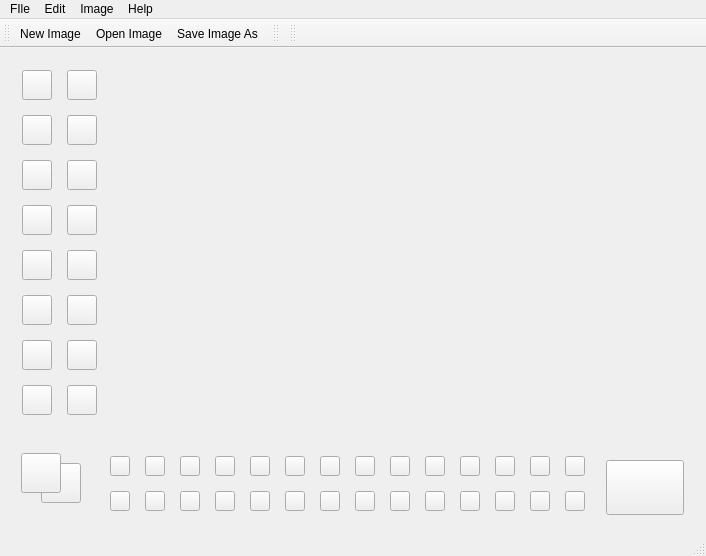
<?xml version="1.0" encoding="UTF-8"?>
<ui version="4.0">
 <class>MainWindow</class>
 <widget class="QMainWindow" name="MainWindow">
  <property name="geometry">
   <rect>
    <x>0</x>
    <y>0</y>
    <width>706</width>
    <height>556</height>
   </rect>
  </property>
  <property name="windowTitle">
   <string>Piecasso</string>
  </property>
  <property name="accessibleName">
   <string>paintWindow</string>
  </property>
  <widget class="QWidget" name="centralWidget">
   <property name="sizePolicy">
    <sizepolicy hsizetype="Maximum" vsizetype="Maximum">
     <horstretch>0</horstretch>
     <verstretch>0</verstretch>
    </sizepolicy>
   </property>
   <layout class="QVBoxLayout" name="verticalLayout">
    <item>
     <layout class="QHBoxLayout" name="horizontalLayout">
      <property name="sizeConstraint">
       <enum>QLayout::SetDefaultConstraint</enum>
      </property>
      <item>
       <layout class="QVBoxLayout" name="verticalLayout_2">
        <item>
         <widget class="QWidget" name="widget" native="true">
          <property name="sizePolicy">
           <sizepolicy hsizetype="Maximum" vsizetype="Maximum">
            <horstretch>0</horstretch>
            <verstretch>0</verstretch>
           </sizepolicy>
          </property>
          <layout class="QGridLayout" name="gridLayout">
           <property name="spacing">
            <number>15</number>
           </property>
           <item row="6" column="0">
            <widget class="QPushButton" name="rectButton">
             <property name="minimumSize">
              <size>
               <width>30</width>
               <height>30</height>
              </size>
             </property>
             <property name="maximumSize">
              <size>
               <width>30</width>
               <height>30</height>
              </size>
             </property>
             <property name="text">
              <string/>
             </property>
             <property name="icon">
              <iconset>
               <normaloff>:/icons/layer-shape.png</normaloff>:/icons/layer-shape.png</iconset>
             </property>
             <property name="checkable">
              <bool>true</bool>
             </property>
            </widget>
           </item>
           <item row="5" column="1">
            <widget class="QPushButton" name="polylineButton">
             <property name="minimumSize">
              <size>
               <width>30</width>
               <height>30</height>
              </size>
             </property>
             <property name="maximumSize">
              <size>
               <width>30</width>
               <height>30</height>
              </size>
             </property>
             <property name="text">
              <string/>
             </property>
             <property name="icon">
              <iconset>
               <normaloff>:/icons/layer-shape-polyline.png</normaloff>:/icons/layer-shape-polyline.png</iconset>
             </property>
             <property name="checkable">
              <bool>true</bool>
             </property>
            </widget>
           </item>
           <item row="0" column="1">
            <widget class="QPushButton" name="selectrectButton">
             <property name="sizePolicy">
              <sizepolicy hsizetype="Fixed" vsizetype="Fixed">
               <horstretch>0</horstretch>
               <verstretch>0</verstretch>
              </sizepolicy>
             </property>
             <property name="minimumSize">
              <size>
               <width>30</width>
               <height>30</height>
              </size>
             </property>
             <property name="maximumSize">
              <size>
               <width>30</width>
               <height>30</height>
              </size>
             </property>
             <property name="text">
              <string/>
             </property>
             <property name="icon">
              <iconset>
               <normaloff>:/icons/selection.png</normaloff>:/icons/selection.png</iconset>
             </property>
             <property name="checkable">
              <bool>true</bool>
             </property>
            </widget>
           </item>
           <item row="1" column="0">
            <widget class="QPushButton" name="eraserButton">
             <property name="sizePolicy">
              <sizepolicy hsizetype="Fixed" vsizetype="Fixed">
               <horstretch>0</horstretch>
               <verstretch>0</verstretch>
              </sizepolicy>
             </property>
             <property name="minimumSize">
              <size>
               <width>30</width>
               <height>30</height>
              </size>
             </property>
             <property name="maximumSize">
              <size>
               <width>30</width>
               <height>30</height>
              </size>
             </property>
             <property name="text">
              <string/>
             </property>
             <property name="icon">
              <iconset>
               <normaloff>:/icons/eraser.png</normaloff>:/icons/eraser.png</iconset>
             </property>
             <property name="checkable">
              <bool>true</bool>
             </property>
            </widget>
           </item>
           <item row="2" column="1">
            <widget class="QPushButton" name="stampButton">
             <property name="sizePolicy">
              <sizepolicy hsizetype="Fixed" vsizetype="Fixed">
               <horstretch>0</horstretch>
               <verstretch>0</verstretch>
              </sizepolicy>
             </property>
             <property name="minimumSize">
              <size>
               <width>30</width>
               <height>30</height>
              </size>
             </property>
             <property name="maximumSize">
              <size>
               <width>30</width>
               <height>30</height>
              </size>
             </property>
             <property name="text">
              <string/>
             </property>
             <property name="icon">
              <iconset>
               <normaloff>:/icons/cake.png</normaloff>:/icons/cake.png</iconset>
             </property>
             <property name="checkable">
              <bool>true</bool>
             </property>
            </widget>
           </item>
           <item row="2" column="0">
            <widget class="QPushButton" name="dropperButton">
             <property name="sizePolicy">
              <sizepolicy hsizetype="Fixed" vsizetype="Fixed">
               <horstretch>0</horstretch>
               <verstretch>0</verstretch>
              </sizepolicy>
             </property>
             <property name="minimumSize">
              <size>
               <width>30</width>
               <height>30</height>
              </size>
             </property>
             <property name="maximumSize">
              <size>
               <width>30</width>
               <height>30</height>
              </size>
             </property>
             <property name="text">
              <string/>
             </property>
             <property name="icon">
              <iconset>
               <normaloff>:/icons/pipette.png</normaloff>:/icons/pipette.png</iconset>
             </property>
             <property name="checkable">
              <bool>true</bool>
             </property>
            </widget>
           </item>
           <item row="0" column="0">
            <widget class="QPushButton" name="selectpolyButton">
             <property name="sizePolicy">
              <sizepolicy hsizetype="Fixed" vsizetype="Fixed">
               <horstretch>0</horstretch>
               <verstretch>0</verstretch>
              </sizepolicy>
             </property>
             <property name="minimumSize">
              <size>
               <width>30</width>
               <height>30</height>
              </size>
             </property>
             <property name="maximumSize">
              <size>
               <width>30</width>
               <height>30</height>
              </size>
             </property>
             <property name="text">
              <string/>
             </property>
             <property name="icon">
              <iconset>
               <normaloff>:/icons/selection-poly.png</normaloff>:/icons/selection-poly.png</iconset>
             </property>
             <property name="checkable">
              <bool>true</bool>
             </property>
            </widget>
           </item>
           <item row="3" column="1">
            <widget class="QPushButton" name="brushButton">
             <property name="sizePolicy">
              <sizepolicy hsizetype="Fixed" vsizetype="Fixed">
               <horstretch>0</horstretch>
               <verstretch>0</verstretch>
              </sizepolicy>
             </property>
             <property name="minimumSize">
              <size>
               <width>30</width>
               <height>30</height>
              </size>
             </property>
             <property name="maximumSize">
              <size>
               <width>30</width>
               <height>30</height>
              </size>
             </property>
             <property name="text">
              <string/>
             </property>
             <property name="icon">
              <iconset>
               <normaloff>:/icons/paint-brush.png</normaloff>:/icons/paint-brush.png</iconset>
             </property>
             <property name="checkable">
              <bool>true</bool>
             </property>
            </widget>
           </item>
           <item row="3" column="0">
            <widget class="QPushButton" name="penButton">
             <property name="sizePolicy">
              <sizepolicy hsizetype="Fixed" vsizetype="Fixed">
               <horstretch>0</horstretch>
               <verstretch>0</verstretch>
              </sizepolicy>
             </property>
             <property name="minimumSize">
              <size>
               <width>30</width>
               <height>30</height>
              </size>
             </property>
             <property name="maximumSize">
              <size>
               <width>30</width>
               <height>30</height>
              </size>
             </property>
             <property name="text">
              <string/>
             </property>
             <property name="icon">
              <iconset>
               <normaloff>:/icons/pencil.png</normaloff>:/icons/pencil.png</iconset>
             </property>
             <property name="checkable">
              <bool>true</bool>
             </property>
            </widget>
           </item>
           <item row="1" column="1">
            <widget class="QPushButton" name="fillButton">
             <property name="sizePolicy">
              <sizepolicy hsizetype="Fixed" vsizetype="Fixed">
               <horstretch>0</horstretch>
               <verstretch>0</verstretch>
              </sizepolicy>
             </property>
             <property name="minimumSize">
              <size>
               <width>30</width>
               <height>30</height>
              </size>
             </property>
             <property name="maximumSize">
              <size>
               <width>30</width>
               <height>30</height>
              </size>
             </property>
             <property name="text">
              <string/>
             </property>
             <property name="icon">
              <iconset>
               <normaloff>:/icons/paint-can.png</normaloff>:/icons/paint-can.png</iconset>
             </property>
             <property name="checkable">
              <bool>true</bool>
             </property>
            </widget>
           </item>
           <item row="4" column="1">
            <widget class="QPushButton" name="textButton">
             <property name="sizePolicy">
              <sizepolicy hsizetype="Fixed" vsizetype="Fixed">
               <horstretch>0</horstretch>
               <verstretch>0</verstretch>
              </sizepolicy>
             </property>
             <property name="minimumSize">
              <size>
               <width>30</width>
               <height>30</height>
              </size>
             </property>
             <property name="maximumSize">
              <size>
               <width>30</width>
               <height>30</height>
              </size>
             </property>
             <property name="text">
              <string/>
             </property>
             <property name="icon">
              <iconset>
               <normaloff>:/icons/edit.png</normaloff>:/icons/edit.png</iconset>
             </property>
             <property name="checkable">
              <bool>true</bool>
             </property>
            </widget>
           </item>
           <item row="6" column="1">
            <widget class="QPushButton" name="polygonButton">
             <property name="minimumSize">
              <size>
               <width>30</width>
               <height>30</height>
              </size>
             </property>
             <property name="maximumSize">
              <size>
               <width>30</width>
               <height>30</height>
              </size>
             </property>
             <property name="text">
              <string/>
             </property>
             <property name="icon">
              <iconset>
               <normaloff>:/icons/layer-shape-polygon.png</normaloff>:/icons/layer-shape-polygon.png</iconset>
             </property>
             <property name="checkable">
              <bool>true</bool>
             </property>
            </widget>
           </item>
           <item row="7" column="1">
            <widget class="QPushButton" name="roundrectButton">
             <property name="minimumSize">
              <size>
               <width>30</width>
               <height>30</height>
              </size>
             </property>
             <property name="maximumSize">
              <size>
               <width>30</width>
               <height>30</height>
              </size>
             </property>
             <property name="text">
              <string/>
             </property>
             <property name="icon">
              <iconset>
               <normaloff>:/icons/layer-shape-round.png</normaloff>:/icons/layer-shape-round.png</iconset>
             </property>
             <property name="checkable">
              <bool>true</bool>
             </property>
            </widget>
           </item>
           <item row="7" column="0">
            <widget class="QPushButton" name="ellipseButton">
             <property name="minimumSize">
              <size>
               <width>30</width>
               <height>30</height>
              </size>
             </property>
             <property name="maximumSize">
              <size>
               <width>30</width>
               <height>30</height>
              </size>
             </property>
             <property name="text">
              <string/>
             </property>
             <property name="icon">
              <iconset>
               <normaloff>:/icons/layer-shape-ellipse.png</normaloff>:/icons/layer-shape-ellipse.png</iconset>
             </property>
             <property name="checkable">
              <bool>true</bool>
             </property>
            </widget>
           </item>
           <item row="5" column="0">
            <widget class="QPushButton" name="lineButton">
             <property name="minimumSize">
              <size>
               <width>30</width>
               <height>30</height>
              </size>
             </property>
             <property name="maximumSize">
              <size>
               <width>30</width>
               <height>30</height>
              </size>
             </property>
             <property name="text">
              <string/>
             </property>
             <property name="icon">
              <iconset>
               <normaloff>:/icons/layer-shape-line.png</normaloff>:/icons/layer-shape-line.png</iconset>
             </property>
             <property name="checkable">
              <bool>true</bool>
             </property>
            </widget>
           </item>
           <item row="4" column="0">
            <widget class="QPushButton" name="sprayButton">
             <property name="sizePolicy">
              <sizepolicy hsizetype="Minimum" vsizetype="Fixed">
               <horstretch>0</horstretch>
               <verstretch>0</verstretch>
              </sizepolicy>
             </property>
             <property name="minimumSize">
              <size>
               <width>30</width>
               <height>30</height>
              </size>
             </property>
             <property name="maximumSize">
              <size>
               <width>30</width>
               <height>30</height>
              </size>
             </property>
             <property name="text">
              <string/>
             </property>
             <property name="icon">
              <iconset>
               <normaloff>:/icons/spray.png</normaloff>:/icons/spray.png</iconset>
             </property>
             <property name="checkable">
              <bool>true</bool>
             </property>
             <property name="flat">
              <bool>false</bool>
             </property>
            </widget>
           </item>
          </layout>
         </widget>
        </item>
        <item>
         <spacer name="verticalSpacer">
          <property name="orientation">
           <enum>Qt::Vertical</enum>
          </property>
          <property name="sizeHint" stdset="0">
           <size>
            <width>20</width>
            <height>40</height>
           </size>
          </property>
         </spacer>
        </item>
       </layout>
      </item>
      <item>
       <widget class="QLabel" name="canvas">
        <property name="sizePolicy">
         <sizepolicy hsizetype="MinimumExpanding" vsizetype="MinimumExpanding">
          <horstretch>0</horstretch>
          <verstretch>0</verstretch>
         </sizepolicy>
        </property>
        <property name="text">
         <string/>
        </property>
       </widget>
      </item>
     </layout>
    </item>
    <item>
     <layout class="QHBoxLayout" name="horizontalLayout_2">
      <item>
       <widget class="QWidget" name="widget_3" native="true">
        <property name="minimumSize">
         <size>
          <width>78</width>
          <height>0</height>
         </size>
        </property>
        <property name="maximumSize">
         <size>
          <width>78</width>
          <height>16777215</height>
         </size>
        </property>
        <widget class="QPushButton" name="secondaryButton">
         <property name="geometry">
          <rect>
           <x>30</x>
           <y>10</y>
           <width>40</width>
           <height>40</height>
          </rect>
         </property>
         <property name="minimumSize">
          <size>
           <width>40</width>
           <height>40</height>
          </size>
         </property>
         <property name="maximumSize">
          <size>
           <width>40</width>
           <height>40</height>
          </size>
         </property>
         <property name="text">
          <string/>
         </property>
        </widget>
        <widget class="QPushButton" name="primaryButton">
         <property name="geometry">
          <rect>
           <x>10</x>
           <y>0</y>
           <width>40</width>
           <height>40</height>
          </rect>
         </property>
         <property name="minimumSize">
          <size>
           <width>40</width>
           <height>40</height>
          </size>
         </property>
         <property name="maximumSize">
          <size>
           <width>40</width>
           <height>40</height>
          </size>
         </property>
         <property name="text">
          <string/>
         </property>
        </widget>
       </widget>
      </item>
      <item>
       <widget class="QWidget" name="widget_2" native="true">
        <layout class="QGridLayout" name="gridLayout_2">
         <property name="leftMargin">
          <number>15</number>
         </property>
         <property name="topMargin">
          <number>0</number>
         </property>
         <property name="rightMargin">
          <number>15</number>
         </property>
         <property name="bottomMargin">
          <number>15</number>
         </property>
         <property name="spacing">
          <number>15</number>
         </property>
         <item row="0" column="10">
          <widget class="QPushButton" name="colorButton_11">
           <property name="sizePolicy">
            <sizepolicy hsizetype="Fixed" vsizetype="Fixed">
             <horstretch>0</horstretch>
             <verstretch>0</verstretch>
            </sizepolicy>
           </property>
           <property name="minimumSize">
            <size>
             <width>20</width>
             <height>20</height>
            </size>
           </property>
           <property name="maximumSize">
            <size>
             <width>20</width>
             <height>13</height>
            </size>
           </property>
           <property name="text">
            <string/>
           </property>
          </widget>
         </item>
         <item row="0" column="6">
          <widget class="QPushButton" name="colorButton_7">
           <property name="sizePolicy">
            <sizepolicy hsizetype="Fixed" vsizetype="Fixed">
             <horstretch>0</horstretch>
             <verstretch>0</verstretch>
            </sizepolicy>
           </property>
           <property name="minimumSize">
            <size>
             <width>20</width>
             <height>20</height>
            </size>
           </property>
           <property name="maximumSize">
            <size>
             <width>20</width>
             <height>13</height>
            </size>
           </property>
           <property name="text">
            <string/>
           </property>
          </widget>
         </item>
         <item row="0" column="8">
          <widget class="QPushButton" name="colorButton_9">
           <property name="sizePolicy">
            <sizepolicy hsizetype="Fixed" vsizetype="Fixed">
             <horstretch>0</horstretch>
             <verstretch>0</verstretch>
            </sizepolicy>
           </property>
           <property name="minimumSize">
            <size>
             <width>20</width>
             <height>20</height>
            </size>
           </property>
           <property name="maximumSize">
            <size>
             <width>20</width>
             <height>13</height>
            </size>
           </property>
           <property name="text">
            <string/>
           </property>
          </widget>
         </item>
         <item row="0" column="9">
          <widget class="QPushButton" name="colorButton_10">
           <property name="sizePolicy">
            <sizepolicy hsizetype="Fixed" vsizetype="Fixed">
             <horstretch>0</horstretch>
             <verstretch>0</verstretch>
            </sizepolicy>
           </property>
           <property name="minimumSize">
            <size>
             <width>20</width>
             <height>20</height>
            </size>
           </property>
           <property name="maximumSize">
            <size>
             <width>20</width>
             <height>13</height>
            </size>
           </property>
           <property name="text">
            <string/>
           </property>
          </widget>
         </item>
         <item row="1" column="8">
          <widget class="QPushButton" name="colorButton_23">
           <property name="sizePolicy">
            <sizepolicy hsizetype="Fixed" vsizetype="Fixed">
             <horstretch>0</horstretch>
             <verstretch>0</verstretch>
            </sizepolicy>
           </property>
           <property name="minimumSize">
            <size>
             <width>20</width>
             <height>20</height>
            </size>
           </property>
           <property name="maximumSize">
            <size>
             <width>20</width>
             <height>13</height>
            </size>
           </property>
           <property name="text">
            <string/>
           </property>
          </widget>
         </item>
         <item row="1" column="3">
          <widget class="QPushButton" name="colorButton_18">
           <property name="sizePolicy">
            <sizepolicy hsizetype="Fixed" vsizetype="Fixed">
             <horstretch>0</horstretch>
             <verstretch>0</verstretch>
            </sizepolicy>
           </property>
           <property name="minimumSize">
            <size>
             <width>20</width>
             <height>20</height>
            </size>
           </property>
           <property name="maximumSize">
            <size>
             <width>20</width>
             <height>13</height>
            </size>
           </property>
           <property name="text">
            <string/>
           </property>
          </widget>
         </item>
         <item row="1" column="5">
          <widget class="QPushButton" name="colorButton_20">
           <property name="sizePolicy">
            <sizepolicy hsizetype="Fixed" vsizetype="Fixed">
             <horstretch>0</horstretch>
             <verstretch>0</verstretch>
            </sizepolicy>
           </property>
           <property name="minimumSize">
            <size>
             <width>20</width>
             <height>20</height>
            </size>
           </property>
           <property name="maximumSize">
            <size>
             <width>20</width>
             <height>13</height>
            </size>
           </property>
           <property name="text">
            <string/>
           </property>
          </widget>
         </item>
         <item row="0" column="5">
          <widget class="QPushButton" name="colorButton_6">
           <property name="sizePolicy">
            <sizepolicy hsizetype="Fixed" vsizetype="Fixed">
             <horstretch>0</horstretch>
             <verstretch>0</verstretch>
            </sizepolicy>
           </property>
           <property name="minimumSize">
            <size>
             <width>20</width>
             <height>20</height>
            </size>
           </property>
           <property name="maximumSize">
            <size>
             <width>20</width>
             <height>13</height>
            </size>
           </property>
           <property name="text">
            <string/>
           </property>
          </widget>
         </item>
         <item row="0" column="2">
          <widget class="QPushButton" name="colorButton_3">
           <property name="sizePolicy">
            <sizepolicy hsizetype="Fixed" vsizetype="Fixed">
             <horstretch>0</horstretch>
             <verstretch>0</verstretch>
            </sizepolicy>
           </property>
           <property name="minimumSize">
            <size>
             <width>20</width>
             <height>20</height>
            </size>
           </property>
           <property name="maximumSize">
            <size>
             <width>20</width>
             <height>13</height>
            </size>
           </property>
           <property name="text">
            <string/>
           </property>
          </widget>
         </item>
         <item row="1" column="9">
          <widget class="QPushButton" name="colorButton_24">
           <property name="sizePolicy">
            <sizepolicy hsizetype="Fixed" vsizetype="Fixed">
             <horstretch>0</horstretch>
             <verstretch>0</verstretch>
            </sizepolicy>
           </property>
           <property name="minimumSize">
            <size>
             <width>20</width>
             <height>20</height>
            </size>
           </property>
           <property name="maximumSize">
            <size>
             <width>20</width>
             <height>13</height>
            </size>
           </property>
           <property name="text">
            <string/>
           </property>
          </widget>
         </item>
         <item row="1" column="2">
          <widget class="QPushButton" name="colorButton_17">
           <property name="sizePolicy">
            <sizepolicy hsizetype="Fixed" vsizetype="Fixed">
             <horstretch>0</horstretch>
             <verstretch>0</verstretch>
            </sizepolicy>
           </property>
           <property name="minimumSize">
            <size>
             <width>20</width>
             <height>20</height>
            </size>
           </property>
           <property name="maximumSize">
            <size>
             <width>20</width>
             <height>13</height>
            </size>
           </property>
           <property name="text">
            <string/>
           </property>
          </widget>
         </item>
         <item row="0" column="0">
          <widget class="QPushButton" name="colorButton_1">
           <property name="sizePolicy">
            <sizepolicy hsizetype="Fixed" vsizetype="Fixed">
             <horstretch>0</horstretch>
             <verstretch>0</verstretch>
            </sizepolicy>
           </property>
           <property name="minimumSize">
            <size>
             <width>20</width>
             <height>20</height>
            </size>
           </property>
           <property name="maximumSize">
            <size>
             <width>20</width>
             <height>13</height>
            </size>
           </property>
           <property name="styleSheet">
            <string notr="true"/>
           </property>
           <property name="text">
            <string/>
           </property>
          </widget>
         </item>
         <item row="0" column="7">
          <widget class="QPushButton" name="colorButton_8">
           <property name="sizePolicy">
            <sizepolicy hsizetype="Fixed" vsizetype="Fixed">
             <horstretch>0</horstretch>
             <verstretch>0</verstretch>
            </sizepolicy>
           </property>
           <property name="minimumSize">
            <size>
             <width>20</width>
             <height>20</height>
            </size>
           </property>
           <property name="maximumSize">
            <size>
             <width>20</width>
             <height>13</height>
            </size>
           </property>
           <property name="text">
            <string/>
           </property>
          </widget>
         </item>
         <item row="1" column="12">
          <widget class="QPushButton" name="colorButton_27">
           <property name="sizePolicy">
            <sizepolicy hsizetype="Fixed" vsizetype="Fixed">
             <horstretch>0</horstretch>
             <verstretch>0</verstretch>
            </sizepolicy>
           </property>
           <property name="minimumSize">
            <size>
             <width>20</width>
             <height>20</height>
            </size>
           </property>
           <property name="maximumSize">
            <size>
             <width>20</width>
             <height>13</height>
            </size>
           </property>
           <property name="text">
            <string/>
           </property>
          </widget>
         </item>
         <item row="1" column="7">
          <widget class="QPushButton" name="colorButton_22">
           <property name="sizePolicy">
            <sizepolicy hsizetype="Fixed" vsizetype="Fixed">
             <horstretch>0</horstretch>
             <verstretch>0</verstretch>
            </sizepolicy>
           </property>
           <property name="minimumSize">
            <size>
             <width>20</width>
             <height>20</height>
            </size>
           </property>
           <property name="maximumSize">
            <size>
             <width>20</width>
             <height>13</height>
            </size>
           </property>
           <property name="text">
            <string/>
           </property>
          </widget>
         </item>
         <item row="1" column="0">
          <widget class="QPushButton" name="colorButton_15">
           <property name="sizePolicy">
            <sizepolicy hsizetype="Fixed" vsizetype="Fixed">
             <horstretch>0</horstretch>
             <verstretch>0</verstretch>
            </sizepolicy>
           </property>
           <property name="minimumSize">
            <size>
             <width>20</width>
             <height>20</height>
            </size>
           </property>
           <property name="maximumSize">
            <size>
             <width>20</width>
             <height>13</height>
            </size>
           </property>
           <property name="text">
            <string/>
           </property>
          </widget>
         </item>
         <item row="0" column="4">
          <widget class="QPushButton" name="colorButton_5">
           <property name="sizePolicy">
            <sizepolicy hsizetype="Fixed" vsizetype="Fixed">
             <horstretch>0</horstretch>
             <verstretch>0</verstretch>
            </sizepolicy>
           </property>
           <property name="minimumSize">
            <size>
             <width>20</width>
             <height>20</height>
            </size>
           </property>
           <property name="maximumSize">
            <size>
             <width>20</width>
             <height>13</height>
            </size>
           </property>
           <property name="text">
            <string/>
           </property>
          </widget>
         </item>
         <item row="0" column="1">
          <widget class="QPushButton" name="colorButton_2">
           <property name="sizePolicy">
            <sizepolicy hsizetype="Fixed" vsizetype="Fixed">
             <horstretch>0</horstretch>
             <verstretch>0</verstretch>
            </sizepolicy>
           </property>
           <property name="minimumSize">
            <size>
             <width>20</width>
             <height>20</height>
            </size>
           </property>
           <property name="maximumSize">
            <size>
             <width>20</width>
             <height>13</height>
            </size>
           </property>
           <property name="text">
            <string/>
           </property>
          </widget>
         </item>
         <item row="1" column="1">
          <widget class="QPushButton" name="colorButton_16">
           <property name="sizePolicy">
            <sizepolicy hsizetype="Fixed" vsizetype="Fixed">
             <horstretch>0</horstretch>
             <verstretch>0</verstretch>
            </sizepolicy>
           </property>
           <property name="minimumSize">
            <size>
             <width>20</width>
             <height>20</height>
            </size>
           </property>
           <property name="maximumSize">
            <size>
             <width>20</width>
             <height>13</height>
            </size>
           </property>
           <property name="text">
            <string/>
           </property>
          </widget>
         </item>
         <item row="0" column="13">
          <widget class="QPushButton" name="colorButton_14">
           <property name="sizePolicy">
            <sizepolicy hsizetype="Fixed" vsizetype="Fixed">
             <horstretch>0</horstretch>
             <verstretch>0</verstretch>
            </sizepolicy>
           </property>
           <property name="minimumSize">
            <size>
             <width>20</width>
             <height>20</height>
            </size>
           </property>
           <property name="maximumSize">
            <size>
             <width>20</width>
             <height>13</height>
            </size>
           </property>
           <property name="text">
            <string/>
           </property>
          </widget>
         </item>
         <item row="0" column="3">
          <widget class="QPushButton" name="colorButton_4">
           <property name="sizePolicy">
            <sizepolicy hsizetype="Fixed" vsizetype="Fixed">
             <horstretch>0</horstretch>
             <verstretch>0</verstretch>
            </sizepolicy>
           </property>
           <property name="minimumSize">
            <size>
             <width>20</width>
             <height>20</height>
            </size>
           </property>
           <property name="maximumSize">
            <size>
             <width>20</width>
             <height>13</height>
            </size>
           </property>
           <property name="text">
            <string/>
           </property>
          </widget>
         </item>
         <item row="1" column="6">
          <widget class="QPushButton" name="colorButton_21">
           <property name="sizePolicy">
            <sizepolicy hsizetype="Fixed" vsizetype="Fixed">
             <horstretch>0</horstretch>
             <verstretch>0</verstretch>
            </sizepolicy>
           </property>
           <property name="minimumSize">
            <size>
             <width>20</width>
             <height>20</height>
            </size>
           </property>
           <property name="maximumSize">
            <size>
             <width>20</width>
             <height>13</height>
            </size>
           </property>
           <property name="text">
            <string/>
           </property>
          </widget>
         </item>
         <item row="1" column="10">
          <widget class="QPushButton" name="colorButton_25">
           <property name="sizePolicy">
            <sizepolicy hsizetype="Fixed" vsizetype="Fixed">
             <horstretch>0</horstretch>
             <verstretch>0</verstretch>
            </sizepolicy>
           </property>
           <property name="minimumSize">
            <size>
             <width>20</width>
             <height>20</height>
            </size>
           </property>
           <property name="maximumSize">
            <size>
             <width>20</width>
             <height>13</height>
            </size>
           </property>
           <property name="text">
            <string/>
           </property>
          </widget>
         </item>
         <item row="0" column="11">
          <widget class="QPushButton" name="colorButton_12">
           <property name="sizePolicy">
            <sizepolicy hsizetype="Fixed" vsizetype="Fixed">
             <horstretch>0</horstretch>
             <verstretch>0</verstretch>
            </sizepolicy>
           </property>
           <property name="minimumSize">
            <size>
             <width>20</width>
             <height>20</height>
            </size>
           </property>
           <property name="maximumSize">
            <size>
             <width>20</width>
             <height>13</height>
            </size>
           </property>
           <property name="text">
            <string/>
           </property>
          </widget>
         </item>
         <item row="1" column="4">
          <widget class="QPushButton" name="colorButton_19">
           <property name="sizePolicy">
            <sizepolicy hsizetype="Fixed" vsizetype="Fixed">
             <horstretch>0</horstretch>
             <verstretch>0</verstretch>
            </sizepolicy>
           </property>
           <property name="minimumSize">
            <size>
             <width>20</width>
             <height>20</height>
            </size>
           </property>
           <property name="maximumSize">
            <size>
             <width>20</width>
             <height>13</height>
            </size>
           </property>
           <property name="text">
            <string/>
           </property>
          </widget>
         </item>
         <item row="0" column="12">
          <widget class="QPushButton" name="colorButton_13">
           <property name="sizePolicy">
            <sizepolicy hsizetype="Fixed" vsizetype="Fixed">
             <horstretch>0</horstretch>
             <verstretch>0</verstretch>
            </sizepolicy>
           </property>
           <property name="minimumSize">
            <size>
             <width>20</width>
             <height>20</height>
            </size>
           </property>
           <property name="maximumSize">
            <size>
             <width>20</width>
             <height>13</height>
            </size>
           </property>
           <property name="text">
            <string/>
           </property>
          </widget>
         </item>
         <item row="1" column="11">
          <widget class="QPushButton" name="colorButton_26">
           <property name="sizePolicy">
            <sizepolicy hsizetype="Fixed" vsizetype="Fixed">
             <horstretch>0</horstretch>
             <verstretch>0</verstretch>
            </sizepolicy>
           </property>
           <property name="minimumSize">
            <size>
             <width>20</width>
             <height>20</height>
            </size>
           </property>
           <property name="maximumSize">
            <size>
             <width>20</width>
             <height>13</height>
            </size>
           </property>
           <property name="text">
            <string/>
           </property>
          </widget>
         </item>
         <item row="1" column="13">
          <widget class="QPushButton" name="colorButton_28">
           <property name="sizePolicy">
            <sizepolicy hsizetype="Fixed" vsizetype="Fixed">
             <horstretch>0</horstretch>
             <verstretch>0</verstretch>
            </sizepolicy>
           </property>
           <property name="minimumSize">
            <size>
             <width>20</width>
             <height>20</height>
            </size>
           </property>
           <property name="maximumSize">
            <size>
             <width>20</width>
             <height>13</height>
            </size>
           </property>
           <property name="text">
            <string/>
           </property>
          </widget>
         </item>
        </layout>
       </widget>
      </item>
      <item>
       <widget class="QPushButton" name="stampnextButton">
        <property name="minimumSize">
         <size>
          <width>78</width>
          <height>55</height>
         </size>
        </property>
        <property name="maximumSize">
         <size>
          <width>78</width>
          <height>55</height>
         </size>
        </property>
        <property name="text">
         <string/>
        </property>
        <property name="iconSize">
         <size>
          <width>80</width>
          <height>50</height>
         </size>
        </property>
       </widget>
      </item>
      <item>
       <spacer name="horizontalSpacer">
        <property name="orientation">
         <enum>Qt::Horizontal</enum>
        </property>
        <property name="sizeHint" stdset="0">
         <size>
          <width>40</width>
          <height>20</height>
         </size>
        </property>
       </spacer>
      </item>
     </layout>
    </item>
   </layout>
  </widget>
  <widget class="QMenuBar" name="menuBar">
   <property name="geometry">
    <rect>
     <x>0</x>
     <y>0</y>
     <width>706</width>
     <height>22</height>
    </rect>
   </property>
   <widget class="QMenu" name="menuFIle">
    <property name="title">
     <string>FIle</string>
    </property>
    <addaction name="actionNewImage"/>
    <addaction name="actionOpenImage"/>
    <addaction name="actionSaveImage"/>
   </widget>
   <widget class="QMenu" name="menuEdit">
    <property name="title">
     <string>Edit</string>
    </property>
    <addaction name="actionCopy"/>
    <addaction name="separator"/>
    <addaction name="actionClearImage"/>
   </widget>
   <widget class="QMenu" name="menuImage">
    <property name="title">
     <string>Image</string>
    </property>
    <addaction name="actionInvertColors"/>
    <addaction name="separator"/>
    <addaction name="actionFlipHorizontal"/>
    <addaction name="actionFlipVertical"/>
   </widget>
   <widget class="QMenu" name="menuHelp">
    <property name="title">
     <string>Help</string>
    </property>
   </widget>
   <addaction name="menuFIle"/>
   <addaction name="menuEdit"/>
   <addaction name="menuImage"/>
   <addaction name="menuHelp"/>
  </widget>
  <widget class="QStatusBar" name="statusBar"/>
  <widget class="QToolBar" name="fileToolbar">
   <property name="windowTitle">
    <string>toolBar</string>
   </property>
   <property name="iconSize">
    <size>
     <width>16</width>
     <height>16</height>
    </size>
   </property>
   <attribute name="toolBarArea">
    <enum>TopToolBarArea</enum>
   </attribute>
   <attribute name="toolBarBreak">
    <bool>false</bool>
   </attribute>
   <addaction name="actionNewImage"/>
   <addaction name="actionOpenImage"/>
   <addaction name="actionSaveImage"/>
  </widget>
  <widget class="QToolBar" name="drawingToolbar">
   <property name="windowTitle">
    <string>toolBar</string>
   </property>
   <property name="iconSize">
    <size>
     <width>16</width>
     <height>16</height>
    </size>
   </property>
   <attribute name="toolBarArea">
    <enum>TopToolBarArea</enum>
   </attribute>
   <attribute name="toolBarBreak">
    <bool>false</bool>
   </attribute>
  </widget>
  <widget class="QToolBar" name="fontToolbar">
   <property name="windowTitle">
    <string>toolBar</string>
   </property>
   <property name="iconSize">
    <size>
     <width>16</width>
     <height>16</height>
    </size>
   </property>
   <attribute name="toolBarArea">
    <enum>TopToolBarArea</enum>
   </attribute>
   <attribute name="toolBarBreak">
    <bool>false</bool>
   </attribute>
  </widget>
  <action name="actionCopy">
   <property name="text">
    <string>Copy</string>
   </property>
   <property name="shortcut">
    <string>Ctrl+C</string>
   </property>
  </action>
  <action name="actionClearImage">
   <property name="text">
    <string>Clear Image</string>
   </property>
  </action>
  <action name="actionOpenImage">
   <property name="icon">
    <iconset>
     <normaloff>:/icons/blue-folder-open-image.png</normaloff>:/icons/blue-folder-open-image.png</iconset>
   </property>
   <property name="text">
    <string>Open Image...</string>
   </property>
  </action>
  <action name="actionSaveImage">
   <property name="icon">
    <iconset>
     <normaloff>:/icons/disk.png</normaloff>:/icons/disk.png</iconset>
   </property>
   <property name="text">
    <string>Save Image As...</string>
   </property>
  </action>
  <action name="actionInvertColors">
   <property name="text">
    <string>Invert Colors</string>
   </property>
  </action>
  <action name="actionFlipHorizontal">
   <property name="text">
    <string>Flip Horizontal</string>
   </property>
  </action>
  <action name="actionFlipVertical">
   <property name="text">
    <string>Flip Vertical</string>
   </property>
  </action>
  <action name="actionNewImage">
   <property name="icon">
    <iconset>
     <normaloff>:/icons/document-image.png</normaloff>:/icons/document-image.png</iconset>
   </property>
   <property name="text">
    <string>New Image</string>
   </property>
  </action>
  <action name="actionBold">
   <property name="checkable">
    <bool>true</bool>
   </property>
   <property name="icon">
    <iconset>
     <normaloff>:/icons/edit-bold.png</normaloff>:/icons/edit-bold.png</iconset>
   </property>
   <property name="text">
    <string>Bold</string>
   </property>
   <property name="shortcut">
    <string>Ctrl+B</string>
   </property>
  </action>
  <action name="actionItalic">
   <property name="checkable">
    <bool>true</bool>
   </property>
   <property name="icon">
    <iconset>
     <normaloff>:/icons/edit-italic.png</normaloff>:/icons/edit-italic.png</iconset>
   </property>
   <property name="text">
    <string>Italic</string>
   </property>
   <property name="shortcut">
    <string>Ctrl+I</string>
   </property>
  </action>
  <action name="actionUnderline">
   <property name="checkable">
    <bool>true</bool>
   </property>
   <property name="icon">
    <iconset>
     <normaloff>:/icons/edit-underline.png</normaloff>:/icons/edit-underline.png</iconset>
   </property>
   <property name="text">
    <string>Underline</string>
   </property>
  </action>
  <action name="actionFillShapes">
   <property name="checkable">
    <bool>true</bool>
   </property>
   <property name="icon">
    <iconset>
     <normaloff>:/icons/paint-can-color.png</normaloff>:/icons/paint-can-color.png</iconset>
   </property>
   <property name="text">
    <string>Fill Shapes?</string>
   </property>
  </action>
 </widget>
 <layoutdefault spacing="6" margin="11"/>
 <resources>
  <include location="resources.qrc"/>
 </resources>
 <connections/>
</ui>
